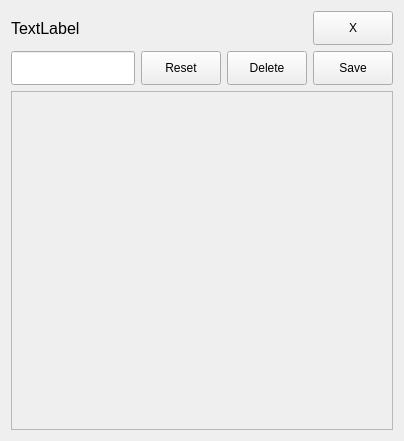
<?xml version="1.0" encoding="UTF-8"?>
<ui version="4.0">
 <class>EditCollectionPage</class>
 <widget class="QWidget" name="EditCollectionPage">
  <property name="geometry">
   <rect>
    <x>0</x>
    <y>0</y>
    <width>404</width>
    <height>441</height>
   </rect>
  </property>
  <property name="windowTitle">
   <string>Form</string>
  </property>
  <layout class="QVBoxLayout" name="verticalLayout" stretch="1,1,10">
   <item>
    <layout class="QHBoxLayout" name="horizontalLayout_2" stretch="10,2">
     <property name="spacing">
      <number>0</number>
     </property>
     <item>
      <widget class="QLabel" name="helpLabel">
       <property name="font">
        <font>
         <pointsize>12</pointsize>
        </font>
       </property>
       <property name="text">
        <string>TextLabel</string>
       </property>
      </widget>
     </item>
     <item>
      <widget class="QPushButton" name="closeButton">
       <property name="sizePolicy">
        <sizepolicy hsizetype="Expanding" vsizetype="Expanding">
         <horstretch>0</horstretch>
         <verstretch>0</verstretch>
        </sizepolicy>
       </property>
       <property name="text">
        <string>X</string>
       </property>
      </widget>
     </item>
    </layout>
   </item>
   <item>
    <layout class="QHBoxLayout" name="horizontalLayout" stretch="20,2,0,2">
     <item>
      <widget class="QLineEdit" name="nameEdit">
       <property name="sizePolicy">
        <sizepolicy hsizetype="Expanding" vsizetype="Expanding">
         <horstretch>0</horstretch>
         <verstretch>0</verstretch>
        </sizepolicy>
       </property>
      </widget>
     </item>
     <item>
      <widget class="QPushButton" name="resetButton">
       <property name="sizePolicy">
        <sizepolicy hsizetype="Minimum" vsizetype="Expanding">
         <horstretch>0</horstretch>
         <verstretch>0</verstretch>
        </sizepolicy>
       </property>
       <property name="text">
        <string>Reset</string>
       </property>
      </widget>
     </item>
     <item>
      <widget class="QPushButton" name="deleteButton">
       <property name="sizePolicy">
        <sizepolicy hsizetype="Expanding" vsizetype="Expanding">
         <horstretch>0</horstretch>
         <verstretch>0</verstretch>
        </sizepolicy>
       </property>
       <property name="text">
        <string>Delete</string>
       </property>
      </widget>
     </item>
     <item>
      <widget class="QPushButton" name="saveButton">
       <property name="sizePolicy">
        <sizepolicy hsizetype="Expanding" vsizetype="Expanding">
         <horstretch>0</horstretch>
         <verstretch>0</verstretch>
        </sizepolicy>
       </property>
       <property name="text">
        <string>Save</string>
       </property>
      </widget>
     </item>
    </layout>
   </item>
   <item>
    <widget class="QScrollArea" name="deviceList">
     <property name="widgetResizable">
      <bool>true</bool>
     </property>
     <widget class="QWidget" name="scrollAreaWidgetContents">
      <property name="geometry">
       <rect>
        <x>0</x>
        <y>0</y>
        <width>384</width>
        <height>340</height>
       </rect>
      </property>
     </widget>
    </widget>
   </item>
  </layout>
 </widget>
 <resources/>
 <connections/>
</ui>
